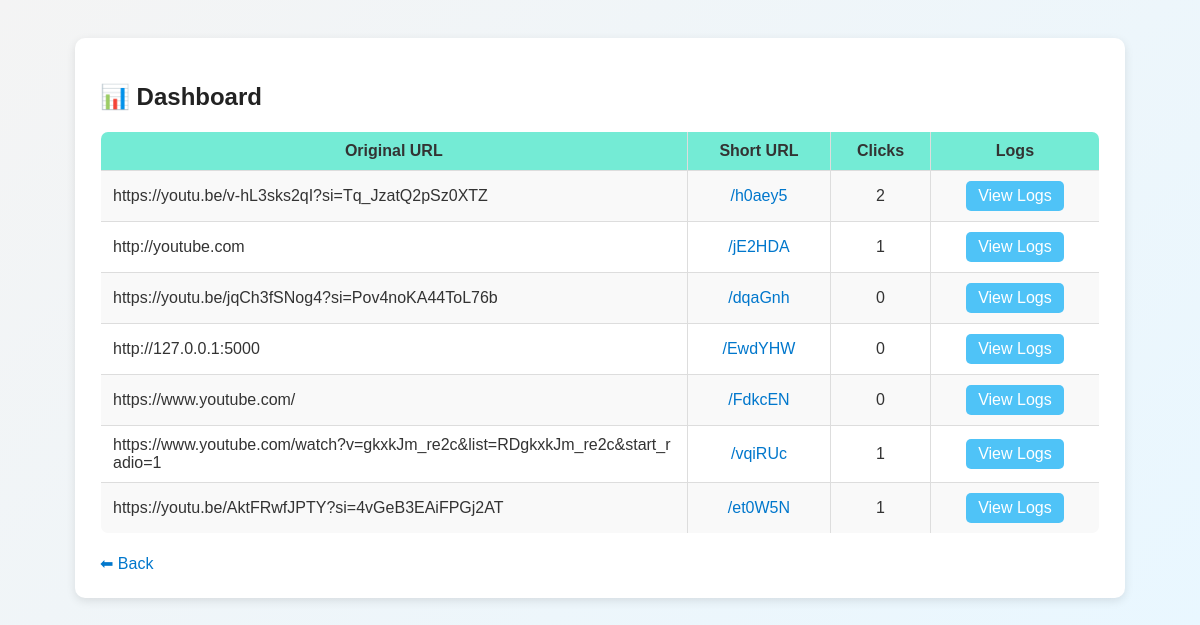
/dashboard, run on the app's committed database.
### tables this page shows
CREATE TABLE urls (
                    id INTEGER PRIMARY KEY AUTOINCREMENT,
                    original_url TEXT,
                    short_key TEXT UNIQUE,
                    clicks INTEGER DEFAULT 0,
                    shares INTEGER DEFAULT 0
                );

### app.py (the view)
@app.route('/dashboard')
def dashboard():
    conn = sqlite3.connect('urls.db')
    c = conn.cursor()
    c.execute("SELECT original_url, short_key, clicks, shares FROM urls ORDER BY id DESC")
    data = c.fetchall()
    conn.close()
    return render_template('dashboard.html', data=data)

### templates/dashboard.html (shortened to what this page needs)
<!DOCTYPE html>
<html lang="en">
<head>
</head>
<body>
    <div class="container">
        <h2>📊 Dashboard</h2>
        {% if data %}
        <table>
            <tr>
                <th>Original URL</th>
                <th>Short URL</th>
                <th>Clicks</th>
                <th>Logs</th>
            </tr>
            {% for row in data %}
            <tr>
                <td>{{ row[0] }}</td>
                <td><a href="/{{ row[1] }}" target="_blank">/{{ row[1] }}</a></td>
                <td>{{ row[2] }}</td>
                <td><a class="button" href="/logs/{{ row[1] }}">View Logs</a></td>
            </tr>
            {% endfor %}
        </table>
        {% else %}
            <p class="no-data">No URLs created yet.</p>
        {% endif %}
        <a href="/" class="back-link">⬅ Back</a>
    </div>
</body>
</html>

### templates/dashboard.html (style rules this page uses)
body { font-family: Arial, sans-serif; background: linear-gradient(135deg, #f4f4f4 0%, #e9f7ff 100%); padding: 30px; color: #333; }
.container { max-width: 1000px; margin: auto; background: white; padding: 25px; border-radius: 10px; box-shadow: 0 3px 10px rgba(0,0,0,0.1); }
h2 { margin-bottom: 20px; color: #222; }
table { width: 100%; border-collapse: collapse; border-radius: 8px; overflow: hidden; }
table, th, td { border: 1px solid #ddd; }
th { background: #74ebd5; color: #333; font-weight: 600; }
th, td { padding: 10px 12px; text-align: center; }
tr:nth-child(even) { background: #f9f9f9; }
a { color: #0077cc; text-decoration: none; }
.button { display: inline-block; padding: 6px 12px; background: #4fc3f7; color: white !important; border-radius: 5px; text-decoration: none; transition: background 0.3s; }
td:first-child { text-align: left; max-width: 400px; word-break: break-all; }
.back-link { display: inline-block; margin-top: 20px; color: #0077cc; text-decoration: none; }

### data on the page
urls: original_url "https://youtu.be/v-hL3sks2qI?si=Tq_JzatQ2pSz0XTZ", short_key "h0aey5", clicks "2"
urls: original_url "http://youtube.com", short_key "jE2HDA", clicks "1"
urls: original_url "https://youtu.be/jqCh3fSNog4?si=Pov4noKA44ToL76b", short_key "dqaGnh", clicks "0"
urls: original_url "http://127.0.0.1:5000", short_key "EwdYHW", clicks "0"
urls: original_url "https://www.youtube.com/", short_key "FdkcEN", clicks "0"
urls: original_url "https://www.youtube.com/watch?v=gkxkJm_re2c&list=RDgkxkJm_re2c&start_radio=1", short_key "vqiRUc", clicks "1"
urls: original_url "https://youtu.be/AktFRwfJPTY?si=4vGeB3EAiFPGj2AT", short_key "et0W5N", clicks "1"
